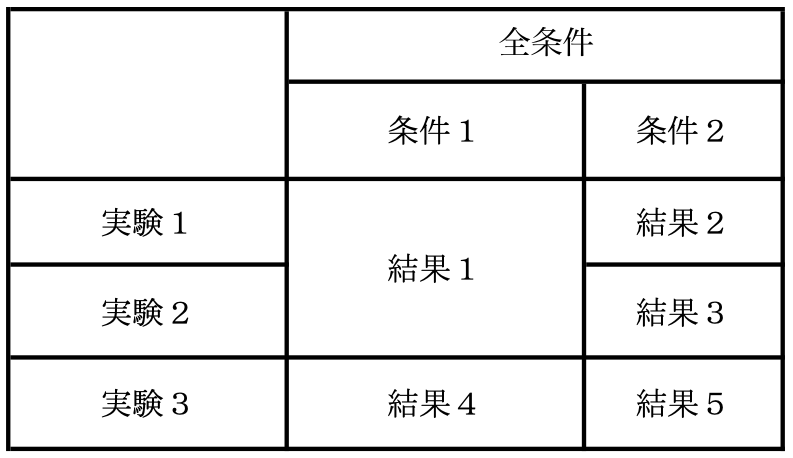
#> input picture res/sample.png, 793 x 458 px; its folder holds only this picture in this run
$ python -i Main.py   (imports and definitions only)
#> lines starting #> are read from the running program, lines starting #| are printed output that depends on the picture; after the words box and inside, x2 and y2 are one past the last pixel; in counts of white or black regions, pixels touching at a corner belong together
#> further down, picture is the input picture: shape (458, 793, 3); min 0, max 255, mean 232.9
import glob
import os
import math
import cv2
import numpy as np
from imutils.contours import sort_contours
from tesserocr import PyTessBaseAPI, PSM, OEM
from Table import Cell


def extract_ruled_line(img, v_thr=None):
    """Extract ruled lines of a table using cv2.findContours
    Args:
        img (np.ndarray): ndarray of input image read by opencv
        v_thr (int, optional): lowest value of horizontal kernel. Defaults to None.

    Returns:
        [(np.ndarray, np.ndarray)] : contours of vertical ruled line
        [(np.ndarray, np.ndarray)] : contours of horizontal ruled line
    """
    # convert image to grayscale and invert to use findContours
    gray = cv2.cvtColor(img, cv2.COLOR_BGR2GRAY)
    inverted = cv2.bitwise_not(gray)
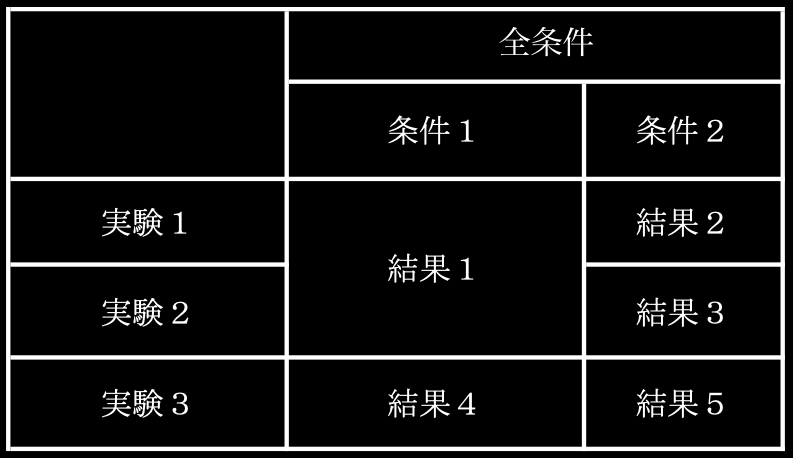
#> inverted: shape (458, 793); min 0, max 255, mean 22.1
    blurred = cv2.GaussianBlur(inverted, (5, 5), 0)
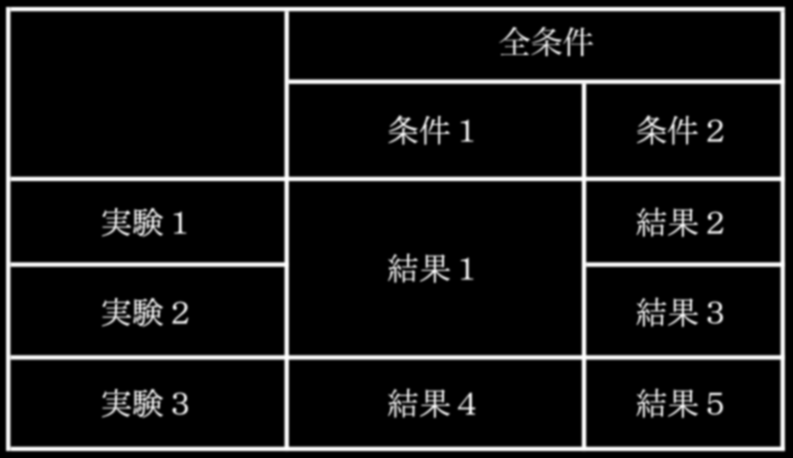
#> blurred: shape (458, 793); min 0, max 255, mean 22.1
    height, width = gray.shape
#> height = 458; width = 793
    # make a threshold
    thresholded = cv2.threshold(blurred, 128, 255,
                                cv2.THRESH_BINARY | cv2.THRESH_OTSU)[1]
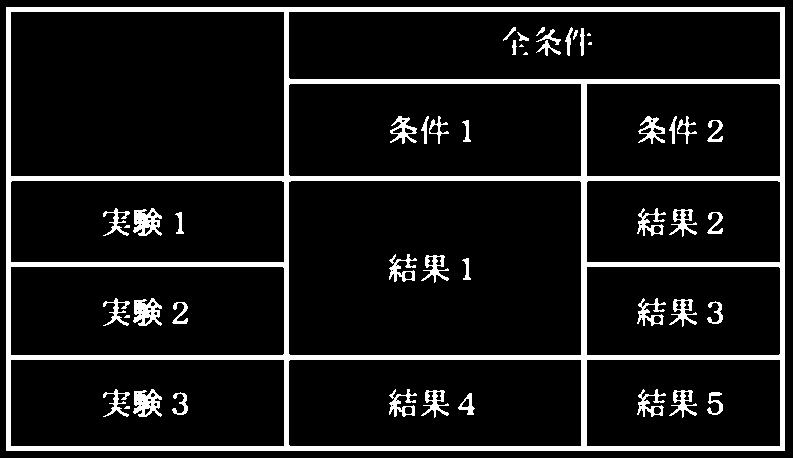
#> thresholded: shape (458, 793); 10.3% white; 49 white regions (7 under 20 px), largest, box (x1, y1, x2, y2) and area: (6, 7, 785, 451) 28857, (133, 208, 162, 236) 512, (133, 298, 162, 326) 512

    # A vertical kernel to extract vertical ruled line of a table
    # if v_thr is None, set v_thr a larger one of 10px, 1/50 of height
    if v_thr is None:
        v_thr = max(10, height * 0.02)
#> v_thr = 10
    # lowest height of vertical line is v_thr
    vertical_kernel_height = math.ceil(v_thr)
#> vertical_kernel_height = 10
    vertical_kernel = cv2.getStructuringElement(
        cv2.MORPH_RECT, (1, vertical_kernel_height))
#> vertical_kernel = [1, 1, 1, 1, 1, 1, 1, 1, 1, 1]

    # A horizontal kernel to extract horizontal ruled line of a table
    # set a larger one of 10px, 1/50 of width
    horizontal_kernel_width = math.ceil(max(10, width * 0.02))
#> horizontal_kernel_width = 16
    hori_kernel = cv2.getStructuringElement(
        cv2.MORPH_RECT, (horizontal_kernel_width, 1))

    # Morphological operation to detect vertical lines from an image
    img_temp1 = cv2.erode(thresholded, vertical_kernel, iterations=3)
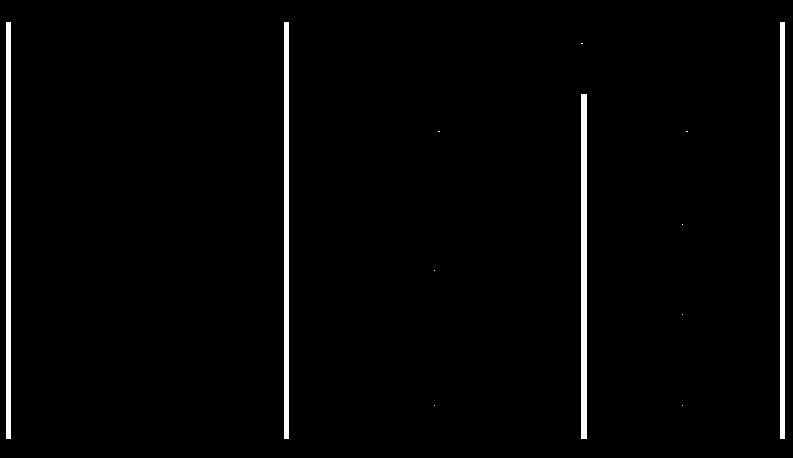
#> img_temp1: shape (458, 793); 2.3% white; 12 white regions (8 under 20 px), largest, box (x1, y1, x2, y2) and area: (6, 22, 11, 439) 2085, (284, 22, 289, 439) 2085, (780, 22, 785, 439) 2085, (581, 94, 587, 439) 2070
    vertical_lines_img = cv2.dilate(img_temp1, vertical_kernel, iterations=3)
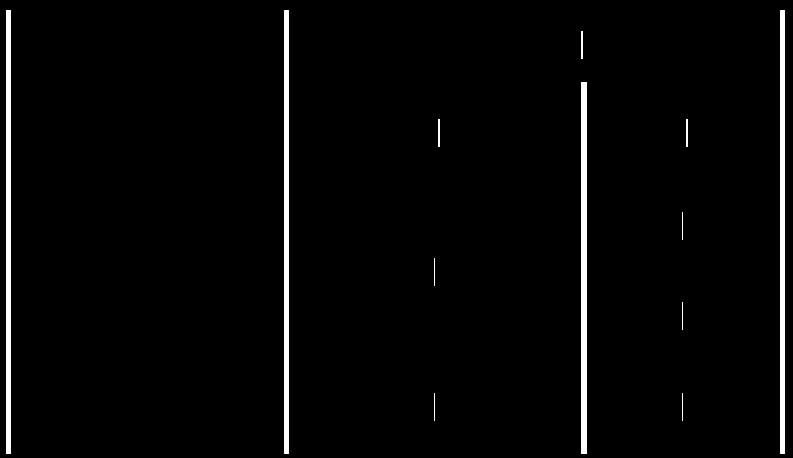
#> vertical_lines_img: shape (458, 793); 2.5% white; 12 white regions

    vertical_contours, _ = cv2.findContours(
        vertical_lines_img.copy(), cv2.RETR_LIST, cv2.CHAIN_APPROX_SIMPLE)
#> vertical_contours = 12 contours, 5 with area under 20; largest, box (x1, y1, x2, y2) and area: (581, 82, 587, 454) 1855, (780, 10, 785, 454) 1772, (284, 10, 289, 454) 1772, (6, 10, 11, 454) 1772, (686, 119, 688, 147) 27, (438, 119, 440, 147) 27, (581, 31, 583, 59) 27

    img_temp2 = cv2.erode(thresholded, hori_kernel, iterations=3)
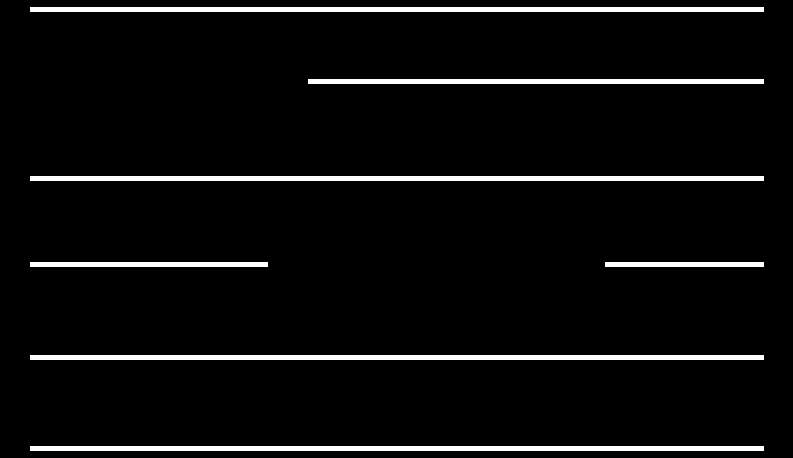
#> img_temp2: shape (458, 793); 5.2% white; 7 white regions, largest, box (x1, y1, x2, y2) and area: (30, 7, 764, 12) 3670, (30, 176, 764, 181) 3670, (30, 355, 764, 360) 3670
    horizontal_lines_img = cv2.dilate(img_temp2, hori_kernel, iterations=3)
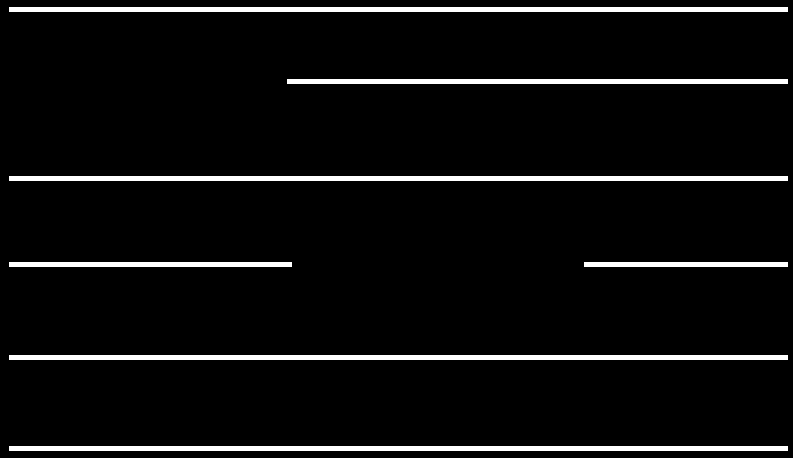
#> horizontal_lines_img: shape (458, 793); 5.6% white; 7 white regions
    horizontal_contours, _ = cv2.findContours(
        horizontal_lines_img.copy(), cv2.RETR_LIST, cv2.CHAIN_APPROX_SIMPLE)
#> horizontal_contours = 7 contours; box (x1, y1, x2, y2) and area: (9, 446, 788, 451) 3112, (9, 355, 788, 360) 3112, (9, 176, 788, 181) 3112, (9, 7, 788, 12) 3112, (287, 79, 788, 84) 2000, (9, 262, 292, 267) 1128, (584, 262, 788, 267) 812

    # sorting contours
    vertical_contours, vertical_bounding_boxes = sort_contours(
        vertical_contours, method="left-to-right")
#> vertical_contours = 12 contours, 5 with area under 20; largest, box (x1, y1, x2, y2) and area: (581, 82, 587, 454) 1855, (6, 10, 11, 454) 1772, (284, 10, 289, 454) 1772, (780, 10, 785, 454) 1772, (438, 119, 440, 147) 27, (581, 31, 583, 59) 27, (686, 119, 688, 147) 27; vertical_bounding_boxes = ((6, 10, 5, 444), (284, 10, 5, 444), (434, 393, 1, 28), (434, 258, 1, 28), (438, 119, 2, 28), (581, 82, 6, 372), (581, 31, 2, 28), (682, 393, 1, 28), (682, 302, 1, 28), (682, 212, 1, 28), (686, 119, 2, 28), (780, 10, 5, 444))
    horizontal_contours, horizontal_bounding_boxes = sort_contours(
        horizontal_contours, method="top-to-bottom")
#> horizontal_contours = 7 contours; box (x1, y1, x2, y2) and area: (9, 7, 788, 12) 3112, (9, 176, 788, 181) 3112, (9, 355, 788, 360) 3112, (9, 446, 788, 451) 3112, (287, 79, 788, 84) 2000, (9, 262, 292, 267) 1128, (584, 262, 788, 267) 812; horizontal_bounding_boxes = ((9, 7, 779, 5), (287, 79, 501, 5), (9, 176, 779, 5), (584, 262, 204, 5), (9, 262, 283, 5), (9, 355, 779, 5), (9, 446, 779, 5))

    return vertical_contours, horizontal_contours


# [292 lines left out: functions extract_cells, get_v_thr, detect_relations, detect_row_number, detect_col_number, get_start_cell and 2 more, not called in this run]


# [7 lines not run here, left out]

>>> import cv2
>>> picture = cv2.imread('res/sample.png')
>>> result = extract_ruled_line(picture)
